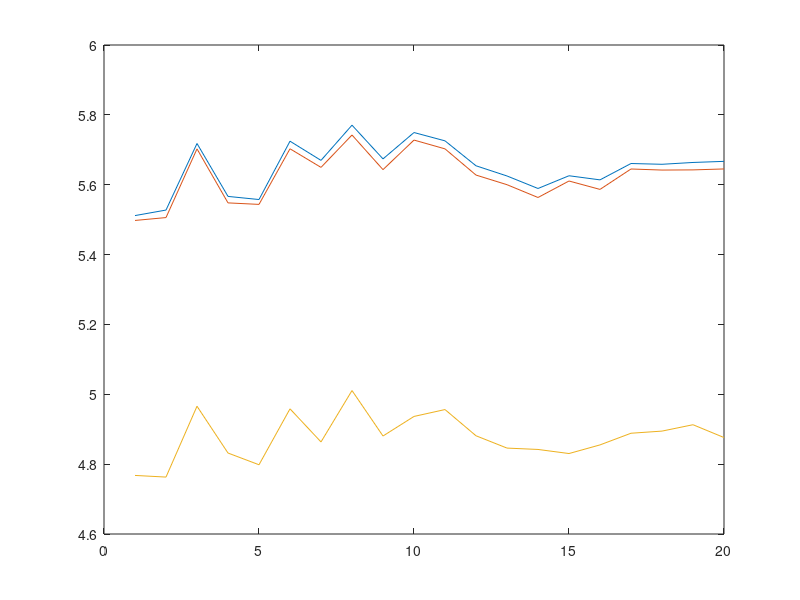

Here is the MATLAB script that generated this plot: (Note: this script raises an error after producing the figure.)
% Creates cross-validation figures
load('LogL_RLCA.mat')
load('LogL_RL.mat')
load('LogL_RL_LS.mat')


figure
r = plot(LogL_RL);
hold on
s = plot(LL_CA);
hold on
t = plot(LogL_LS);
hold off
r.LineWidth = 2;
s.LineWidth = 2;
t.LineWidth = 2;
xlim ([1 20])
legend({'RL', 'RL-CA','RL-LS'},'Location','east')
xlabel('Training Sample')
ylabel('Estimated LL')


figure
r = plot(PLogL_RL);
hold on
s = plot(PLL_CA);
hold on
t = plot(PLogL_LS);
hold off
r.LineWidth = 2;
s.LineWidth = 2;
t.LineWidth = 2;
xlim ([1 20])
legend({'RL', 'RL-CA','RL-LS'},'Location','southeast')
xlabel('Testing Sample')
ylabel('Predicted LL')

% errors
err_RL = -PLogL_RL/366; % following Mai, Fosgerau, and Frejinger (2017)
err_CA = -PLL_CA/366;
err_LS = -PLogL_LS/366;

figure
r = plot(err_RL);
hold on
s = plot(err_CA);
hold on
t = plot(err_LS);
hold off
r.LineWidth = 2;
s.LineWidth = 2;
t.LineWidth = 2;
xlim ([1 20])
legend({'RL', 'RL-CA','RL-LS'},'Location','southeast')
xlabel('Testing Sample')
ylabel('Test Errors')